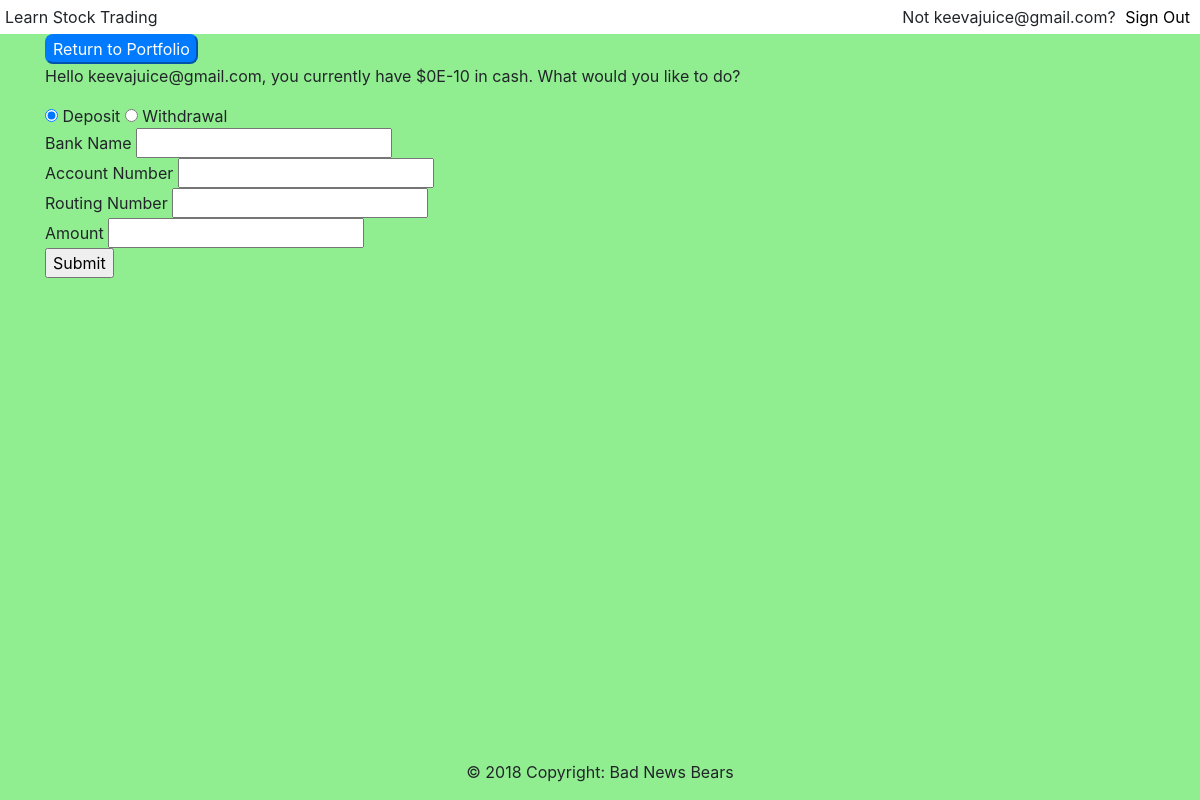
/bank/ (signed in), run on an earlier commit of the app's database.
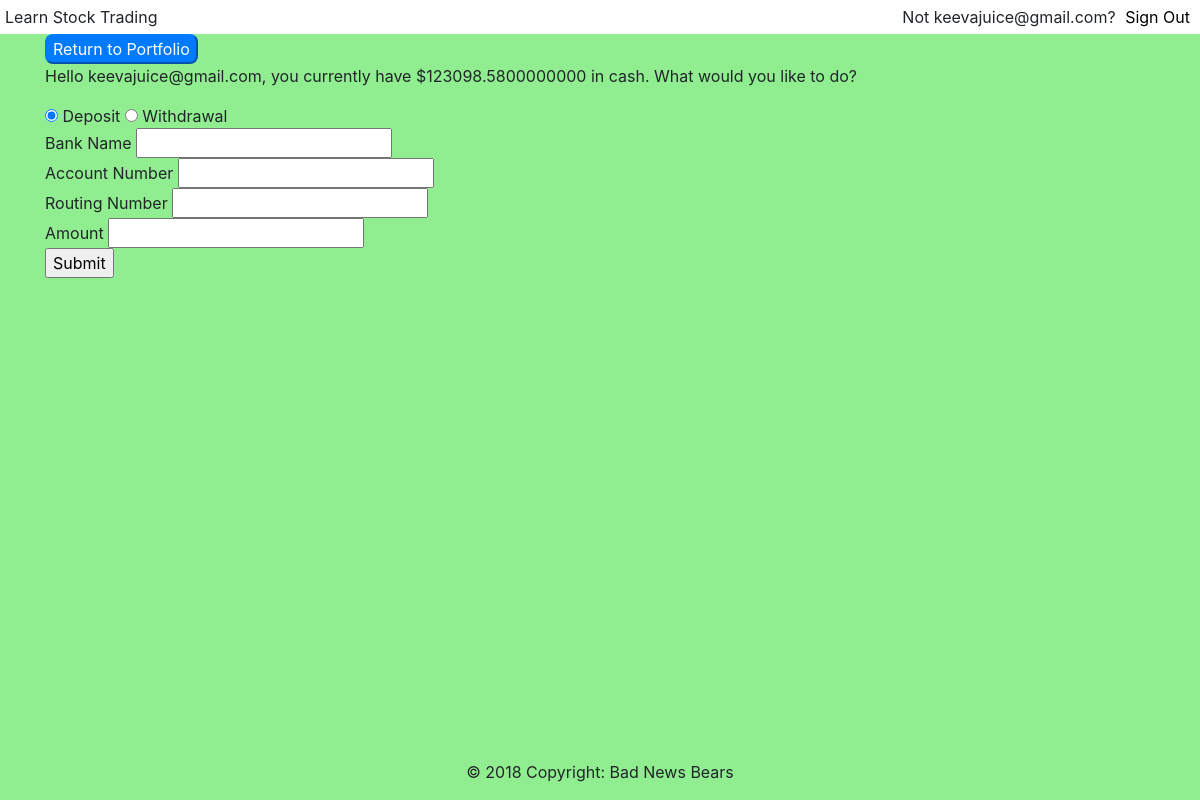
And on a later commit of the database.
### Models/Model.py (models this page shows, shortened)
class User(db.Model):
    __tablename__ = 'users'
    id = db.Column(db.Integer, primary_key=True, autoincrement=True)
    email = db.Column(db.String(100, collation='NOCASE'), unique=True)
    password = db.Column(db.String(200), nullable=False, server_default='')
    otp_secret = db.Column(db.String(16))
    firstname = db.Column(db.String(100, collation='NOCASE'), nullable=False, server_default='')
    lastname = db.Column(db.String(100, collation='NOCASE'), nullable=False, server_default='')
    ssn = db.Column(db.String(9, collation='NOCASE'), nullable=False, server_default='')
    balance = db.Column(db.DECIMAL)

### app.py (the view)
@app.route('/bank/', methods=["GET", "POST"])
@login_required
def bank():
    cash_value = current_user.balance
    name = current_user.email
    if request.method == 'POST':
        amount = Decimal(request.form['Amount'])
        if Banking_Service.bad_transfer(cash_value, amount, request):
            return render_template('bank.html', request=int(amount), cash_value=cash_value, name=name, failure=True)
        Banking_Service.transfer_money(request, current_user)
    return render_template('bank.html', cash_value=current_user.balance, name=name)

### app.py (called while the page is built)
@login_manager.user_loader
def load_user(email):
    from Models.Model import User
    return User.query.filter_by(email=email).first()

### templates/bank.html (shortened to what this page needs)
{% extends "layouts/base.html" %}
{% block content %}
    <div class="container">
        <a href="/welcome"><button id="button-buy" class="btn-primary">Return to Portfolio</button></a>
        <p>Hello {{name}}, you currently have ${{cash_value}} in cash. What would you like to do?</p>
        <form action method="post">
            <input type="radio" name="Action" value="deposit" checked> Deposit
            <input type="radio" name="Action" value="withdrawal"> Withdrawal
            <div class="input text">
                Bank Name
                <input id="BankName" name="Bank Name" required type="text" value=""/>
            </div>
            <div class="input text">
                Account Number
                <input id="AccountNumber" name="Account Number" required type="text" value=""/>
            </div>
            <div class="input text">
                Routing Number
                <input id="RoutingNumber" name="Routing Number" required type="text" value=""/>
            </div>
            <div class="input text">
                Amount
                <input id="Amount" name="Amount" required type="text" value=""/>
            </div>
            <div>
                <input type="submit" value="Submit">
            </div>
        </form>
    </div>
{% endblock %}

### templates/layouts/base.html (shortened to what this page needs)
<!DOCTYPE html>
<html lang="en">
<head>
  {% block head %}
  <link href="/static/bootstrap.css" rel="stylesheet" media="screen">
  <link href="/static/bootstrap-grid.css" rel="stylesheet" media="screen">
  <link href="/static/bootstrap-reboot.css" rel="stylesheet" media="screen">
  <link href="/static/stock_view.css" rel="stylesheet" media="screen">
  <link href="/static/general.css" rel="stylesheet" media="screen">
  {% endblock %}
</head>
<body>
  {% include 'layouts/header.html' %}
  <div id="content">
    {% block content %}
    {% endblock %}
  </div>
  {% include 'layouts/footer.html' %}
</body>
</html>

### templates/layouts/header.html
<div class="topbar">
  <div class="topbar-container-left">
    <span class="topbar-text">Learn Stock Trading</span>
  </div>
  <div class="topbar-container-right">
      {% if name %}
        Not {{ name }}?
        <a href="/logout" class="topbar-link">Sign Out</a>
      {% elif request.path != '/login' and request.path != 'register' %}
        <a href="/login" class="topbar-link">Login</a>
        <a href="/register" class="topbar-link">Register</a>
      {% endif %}
  </div>
</div>

### templates/layouts/footer.html
<footer class="page-footer font-small pt-4 fixed-bottom">
  <div class="footer-copyright text-center py-3">
    © 2018 Copyright: Bad News Bears
  </div>
</footer>

### static/stock_view.css (style rules this page uses)
#content { margin: 0; height: 80%; }
html, body { background-color: lightgreen; margin: 0; height: 100%; }

### static/general.css (style rules this page uses)
.topbar { position: sticky; background-color: white; top: 0px; width: 100%; overflow: hidden; }
.topbar-container-left { text-align: left; float: left; padding: 5px; }
.topbar-container-right { text-align: right; float: right; padding: 5px; }
.topbar-link { padding: 5px; color: black; }

What changed in the data, as far as the page shows it:
changed User "keevajuice@gmail.com": balance "0E-10" → "123098.5800000000"
